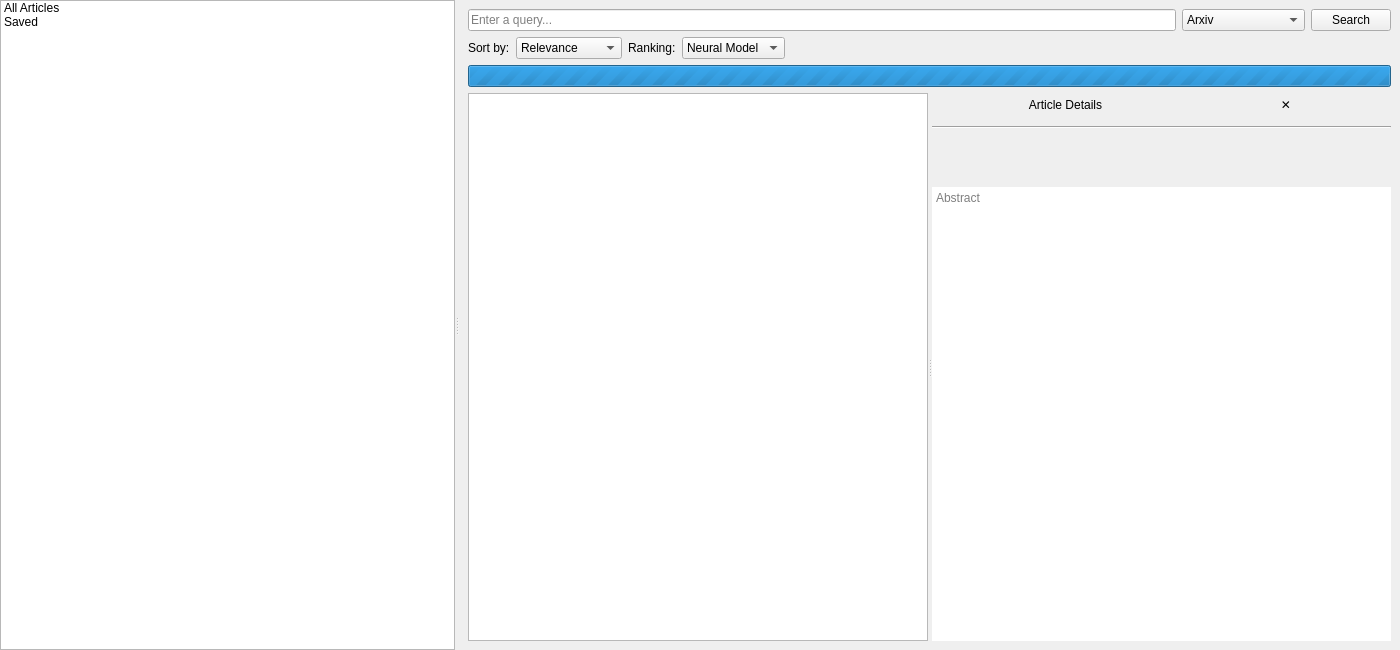
<?xml version="1.0" encoding="utf-8"?>
<ui version="4.0">
	<class>MainWindow</class>
	<widget class="QMainWindow" name="MainWindow">
		<property name="windowTitle">
			<string>Bibliographic Search</string>
		</property>
		<property name="geometry">
			<rect>
				<x>0</x>
				<y>0</y>
				<width>1400</width>
				<height>650</height>
			</rect>
		</property>
		<widget class="QWidget" name="centralwidget">
			<layout class="QHBoxLayout" name="mainLayout">
				<property name="leftMargin"><number>0</number></property>
				<property name="topMargin"><number>0</number></property>
				<property name="rightMargin"><number>0</number></property>
				<property name="bottomMargin"><number>0</number></property>
				<item>
					<widget class="QSplitter" name="splitter">
						<property name="orientation">
							<enum>Qt::Horizontal</enum>
						</property>
						<widget class="QListWidget" name="navList">
							<property name="maximumWidth"><number>180</number></property>
							<property name="minimumWidth"><number>150</number></property>
							<item>
								<property name="text"><string>All Articles</string></property>
							</item>
							<item>
								<property name="text"><string>Saved</string></property>
							</item>
						</widget>
						<widget class="QStackedWidget" name="stackedWidget">
							<widget class="QWidget" name="allArticlesPage">
								<layout class="QVBoxLayout" name="allArticlesLayout">
									<item>
										<layout class="QHBoxLayout" name="searchLayout">
											<item>
												<widget class="QLineEdit" name="queryInput">
													<property name="placeholderText">
														<string>Enter a query...</string>
													</property>
												</widget>
											</item>
											<item>
												<widget class="QComboBox" name="sourceCombo">
													<item><property name="text"><string>Arxiv</string></property></item>
													<item><property name="text"><string>PubMed</string></property></item>
													<item><property name="text"><string>SemanticScholar</string></property></item>
												</widget>
											</item>
											<item>
												<widget class="QPushButton" name="searchButton">
													<property name="text"><string>Search</string></property>
													<property name="maximumWidth"><number>80</number></property>
												</widget>
											</item>
										</layout>
									</item>
									<item>
										<layout class="QHBoxLayout" name="filterLayout">
											<item>
												<widget class="QLabel" name="sortLabel">
													<property name="text"><string>Sort by:</string></property>
												</widget>
											</item>
											<item>
												<widget class="QComboBox" name="sortCombo">
													<property name="maximumWidth"><number>130</number></property>
													<item><property name="text"><string>Relevance</string></property></item>
													<item><property name="text"><string>Date (newest)</string></property></item>
													<item><property name="text"><string>Date (oldest)</string></property></item>
												</widget>
											</item>
											<item>
												<widget class="QLabel" name="rankingModeLabel">
													<property name="text"><string>Ranking:</string></property>
												</widget>
											</item>
											<item>
												<widget class="QComboBox" name="rankingModeCombo">
													<property name="maximumWidth"><number>140</number></property>
													<item><property name="text"><string>Neural Model</string></property></item>
													<item><property name="text"><string>TF-IDF</string></property></item>
												</widget>
											</item>
											<item>
												<spacer>
													<property name="orientation"><enum>Qt::Horizontal</enum></property>
													<property name="sizeHint" stdset="0">
														<size><width>40</width><height>20</height></size>
													</property>
												</spacer>
											</item>
										</layout>
									</item>
									<item>
										<widget class="QProgressBar" name="progressBar">
											<property name="minimum"><number>0</number></property>
											<property name="maximum"><number>0</number></property>
											<property name="visible"><bool>false</bool></property>
											<property name="textVisible"><bool>false</bool></property>
										</widget>
									</item>
									<item>
										<widget class="QSplitter" name="contentSplitter">
											<property name="orientation"><enum>Qt::Horizontal</enum></property>
											<widget class="QListWidget" name="articlesList">
												<property name="spacing"><number>4</number></property>
											</widget>
											<widget class="QWidget" name="detailPanel">
												<property name="visible"><bool>false</bool></property>
												<property name="minimumWidth"><number>300</number></property>
												<layout class="QVBoxLayout" name="detailLayout">
													<property name="spacing"><number>10</number></property>
													<item>
														<layout class="QHBoxLayout" name="detailHeaderLayout">
															<item>
																<spacer>
																	<property name="orientation"><enum>Qt::Horizontal</enum></property>
																	<property name="sizeHint" stdset="0">
																		<size><width>28</width><height>20</height></size>
																	</property>
																	<property name="sizeType"><enum>QSizePolicy::Fixed</enum></property>
																</spacer>
															</item>
															<item>
																<widget class="QLabel" name="detailHeaderLabel">
																	<property name="text"><string>Article Details</string></property>
																	<property name="alignment"><set>Qt::AlignCenter</set></property>
																</widget>
															</item>
															<item>
																<widget class="QPushButton" name="detailCloseBtn">
																	<property name="text"><string>✕</string></property>
																	<property name="maximumWidth"><number>28</number></property>
																	<property name="maximumHeight"><number>28</number></property>
																	<property name="flat"><bool>true</bool></property>
																	<property name="toolTip"><string>Close</string></property>
																	<property name="cursor">
																		<cursorShape>PointingHandCursor</cursorShape>
																	</property>
																</widget>
															</item>
														</layout>
													</item>
													<item>
														<widget class="QFrame" name="detailSeparator">
															<property name="frameShape"><enum>QFrame::HLine</enum></property>
															<property name="frameShadow"><enum>QFrame::Sunken</enum></property>
														</widget>
													</item>
													<item>
														<widget class="QLabel" name="detailTitle">
															<property name="wordWrap"><bool>true</bool></property>
															<property name="textInteractionFlags">
																<set>Qt::TextBrowserInteraction</set>
															</property>
															<property name="openExternalLinks"><bool>true</bool></property>
														</widget>
													</item>
													<item>
														<widget class="QLabel" name="detailMeta">
															<property name="wordWrap"><bool>true</bool></property>
														</widget>
													</item>
													<item>
														<widget class="QTextEdit" name="detailAbstract">
															<property name="readOnly"><bool>true</bool></property>
															<property name="placeholderText">
																<string>Abstract</string>
															</property>
															<property name="frameShape"><enum>QFrame::NoFrame</enum></property>
														</widget>
													</item>
												</layout>
											</widget>
										</widget>
									</item>
								</layout>
							</widget>
							<widget class="QWidget" name="savedPage">
								<layout class="QVBoxLayout" name="savedLayout">
									<item>
										<layout class="QHBoxLayout" name="savedFilterLayout">
											<item>
												<widget class="QLabel" name="savedSortLabel">
													<property name="text"><string>Sort by:</string></property>
												</widget>
											</item>
											<item>
												<widget class="QComboBox" name="savedSortCombo">
													<property name="maximumWidth"><number>130</number></property>
													<item><property name="text"><string>Relevance</string></property></item>
													<item><property name="text"><string>Date (newest)</string></property></item>
													<item><property name="text"><string>Date (oldest)</string></property></item>
												</widget>
											</item>
											<item>
												<spacer>
													<property name="orientation"><enum>Qt::Horizontal</enum></property>
													<property name="sizeHint" stdset="0">
														<size><width>40</width><height>20</height></size>
													</property>
												</spacer>
											</item>
										</layout>
									</item>
									<item>
										<widget class="QSplitter" name="savedContentSplitter">
											<property name="orientation"><enum>Qt::Horizontal</enum></property>
											<widget class="QListWidget" name="savedList">
												<property name="spacing"><number>4</number></property>
											</widget>
											<widget class="QWidget" name="savedDetailPanel">
												<property name="visible"><bool>false</bool></property>
												<property name="minimumWidth"><number>300</number></property>
												<layout class="QVBoxLayout" name="savedDetailLayout">
													<property name="spacing"><number>10</number></property>
													<item>
														<layout class="QHBoxLayout" name="savedDetailHeaderLayout">
															<item>
																<spacer>
																	<property name="orientation"><enum>Qt::Horizontal</enum></property>
																	<property name="sizeHint" stdset="0">
																		<size><width>28</width><height>20</height></size>
																	</property>
																	<property name="sizeType"><enum>QSizePolicy::Fixed</enum></property>
																</spacer>
															</item>
															<item>
																<widget class="QLabel" name="savedDetailHeaderLabel">
																	<property name="text"><string>Article Details</string></property>
																	<property name="alignment"><set>Qt::AlignCenter</set></property>
																</widget>
															</item>
															<item>
																<widget class="QPushButton" name="savedDetailCloseBtn">
																	<property name="text"><string>✕</string></property>
																	<property name="maximumWidth"><number>28</number></property>
																	<property name="maximumHeight"><number>28</number></property>
																	<property name="flat"><bool>true</bool></property>
																	<property name="toolTip"><string>Close</string></property>
																	<property name="cursor">
																		<cursorShape>PointingHandCursor</cursorShape>
																	</property>
																</widget>
															</item>
														</layout>
													</item>
													<item>
														<widget class="QFrame" name="savedDetailSeparator">
															<property name="frameShape"><enum>QFrame::HLine</enum></property>
															<property name="frameShadow"><enum>QFrame::Sunken</enum></property>
														</widget>
													</item>
													<item>
														<widget class="QLabel" name="savedDetailTitle">
															<property name="wordWrap"><bool>true</bool></property>
															<property name="textInteractionFlags">
																<set>Qt::TextBrowserInteraction</set>
															</property>
															<property name="openExternalLinks"><bool>true</bool></property>
														</widget>
													</item>
													<item>
														<widget class="QLabel" name="savedDetailMeta">
															<property name="wordWrap"><bool>true</bool></property>
														</widget>
													</item>
													<item>
														<widget class="QTextEdit" name="savedDetailAbstract">
															<property name="readOnly"><bool>true</bool></property>
															<property name="frameShape"><enum>QFrame::NoFrame</enum></property>
														</widget>
													</item>
												</layout>
											</widget>
										</widget>
									</item>
								</layout>
							</widget>
						</widget>
					</widget>
				</item>
			</layout>
		</widget>
	</widget>
</ui>
